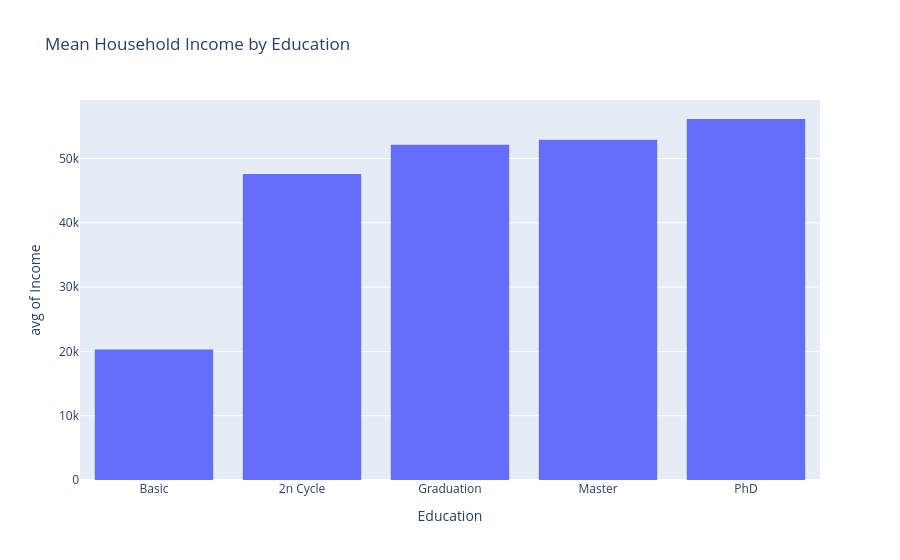

Notebook code cell kept with this figure:
### Code cell
plotly_income_by_education = px.histogram(
    analysis, x='Education', y='Income', histfunc='avg',
    category_orders={'Education': education_order},
    title='Mean Household Income by Education'
)
plotly_income_by_education.show()

### Figure 1 — Plotly figure (JSON) as saved in the notebook; plotly's stock layout.template omitted (floating-point values rounded to 4 significant figures; data arrays with more than 128 entries replaced by an {"elided": "..."} marker saying what was removed)
{"data": [{"bingroup": "x", "histfunc": "avg", "hovertemplate": "Education=%{x}<br>avg of Income=%{y}<extra></extra>", "legendgroup": "", "marker": {"color": "#636efa", "pattern": {"shape": ""}}, "name": "", "orientation": "v", "showlegend": false, "type": "histogram", "x": {"elided": "2239 str values"}, "xaxis": "x", "y": {"elided": "2239 float values"}, "yaxis": "y"}], "layout": {"barmode": "relative", "legend": {"tracegroupgap": 0}, "title": {"text": "Mean Household Income by Education"}, "xaxis": {"anchor": "y", "categoryarray": ["Basic", "2n Cycle", "Graduation", "Master", "PhD"], "categoryorder": "array", "domain": [0.0, 1.0], "title": {"text": "Education"}}, "yaxis": {"anchor": "x", "domain": [0.0, 1.0], "title": {"text": "avg of Income"}}}}
